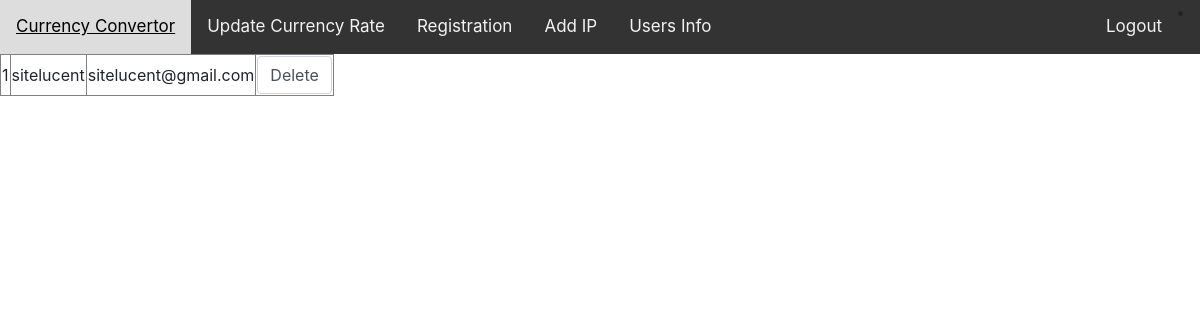
/currencyConvertor/userInfo.php, run on the app's committed database.
### tables this page shows
CREATE TABLE `user_master` (
  `USER_ID` int(10) NOT NULL,
  `USER_NAME` varchar(50) NOT NULL,
  `USER_PASSWORD` varchar(100) NOT NULL,
  `USER_EMAIL` varchar(50) NOT NULL,
  `USER_ADDRESS` varchar(50) NOT NULL,
  `USER_ADDED_DATE` date DEFAULT NULL
);

### currencyConvertor/userInfo.php (the view, shortened to what this page needs)
<?php
include "dbConnection.php";
include "header.php";
?>
<html>
<head>
<link rel="stylesheet"
	href="https://stackpath.bootstrapcdn.com/bootstrap/4.3.1/css/bootstrap.min.css"
>
</head>
<body>
<?php
$sql = "SELECT * FROM USER_MASTER";
$result = mysqli_query($conn, $sql);
if (mysqli_num_rows($result) > 0) {
    ?>
     <table border="1">
		<tbody>
<?php
while ($row = mysqli_fetch_assoc($result)) {
        ?>
<tr>
				<td>
	<?php echo $row['USER_ID']; ?>
</td>
				<td>
	<?php echo $row['USER_NAME']; ?>
</td>
				<td>
	<?php echo $row['USER_EMAIL']; ?>
</td>
				<td>
					<button class="form-control"
						onclick="deleteUser('<?php echo $row['USER_ID']; ?>')">Delete</button>
				</td>
			</tr>
   <?php }?>
</tbody>
	</table>
    <?php
}?>
</body>
</html>

### currencyConvertor/loginStyle.css (style rules this page uses)
body { font-family: Arial, Helvetica, sans-serif; background-color: white; }
* { box-sizing: border-box; }
button { background-color: #04AA6D; color: white; padding: 14px 20px; margin: 8px 0; border: none; cursor: pointer; width: 100%; }

### data on the page
user_master: USER_ID "1", USER_NAME "sitelucent", USER_EMAIL "sitelucent@gmail.com"
